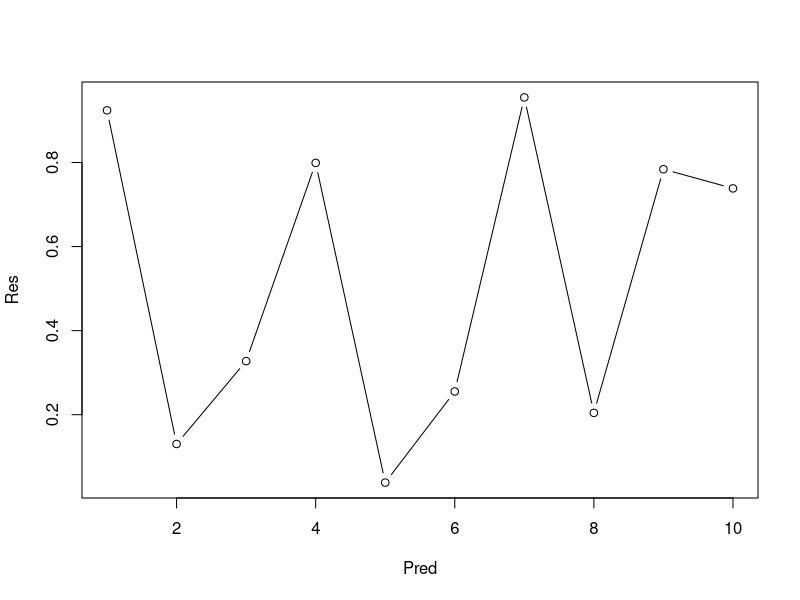
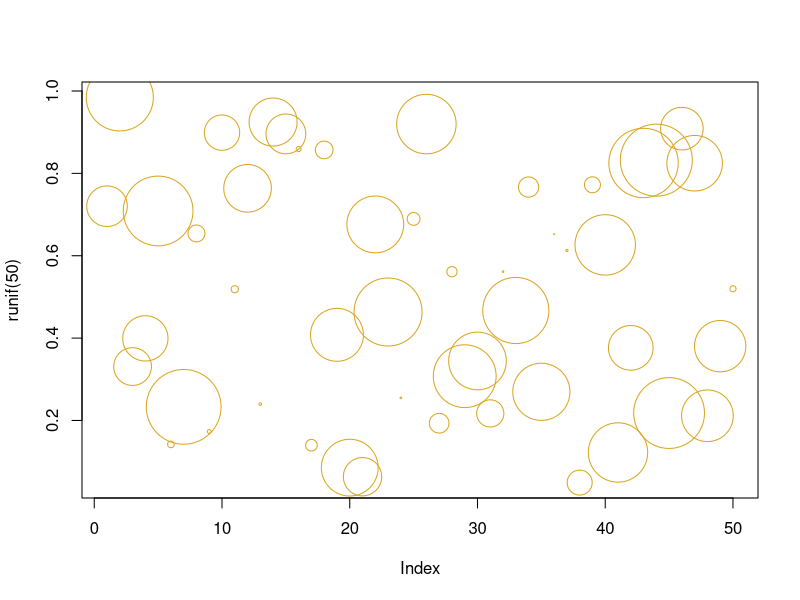
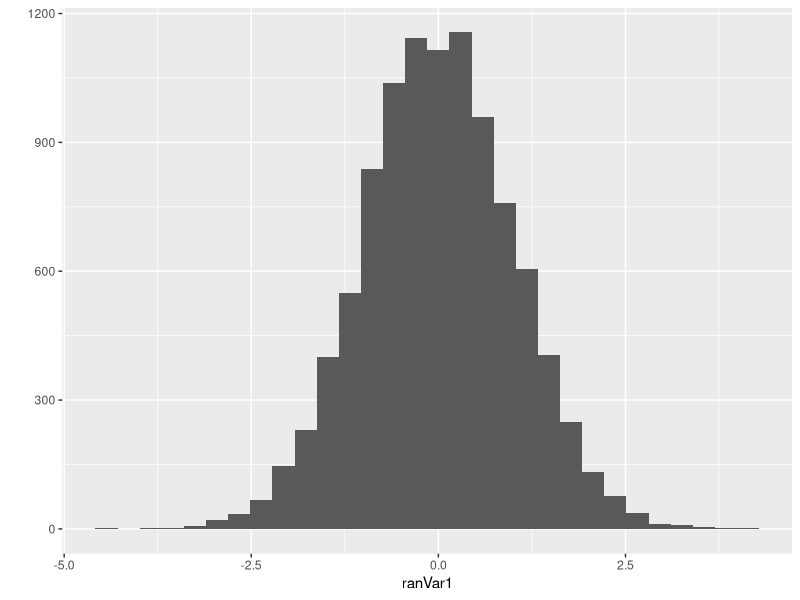
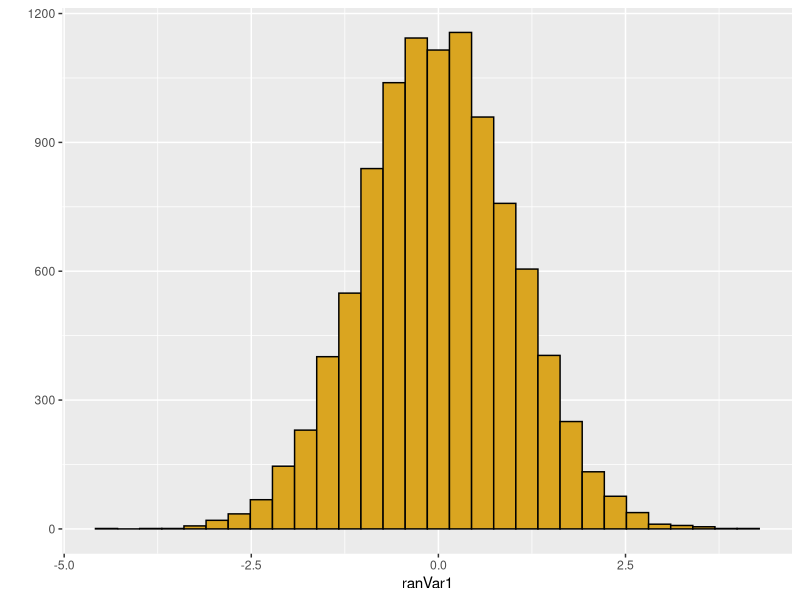
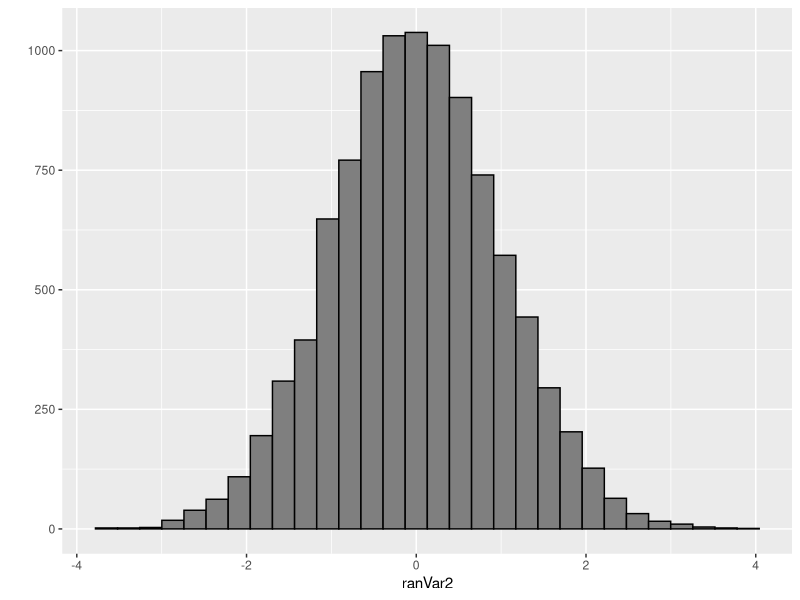
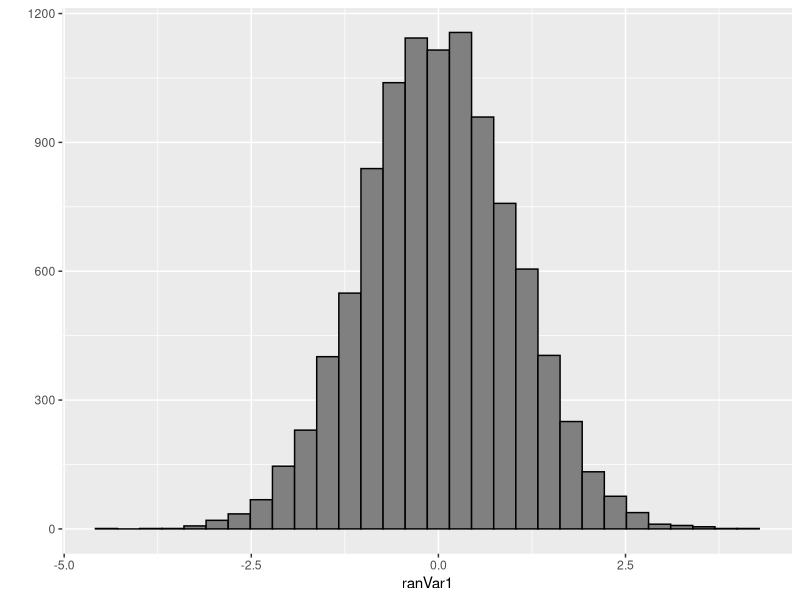

Write the R code that produced these figures, in order.
## ---- chunk 1
library(knitr)
kable(head(iris))
## ---- chunk 2
# Use comments extensively in ALL of your coding!
Pred <- seq(1,10)     # make a vector of integers from 1 to 10
Res <- runif(10)      # generate 10 draws from a random uniform (0,1) distribution

# print the random numbers
print(Res)

# plot the graph
plot(x=Pred,y=Res,type="b")
## ---- chunk 3
plot(runif(50),cex=10*runif(50),col="goldenrod")
print(rnorm(n=10, mean=10, sd=2))
## ---- chunk 4
# First comment to explain what this program is doing.
# Be expansive and describe it in great detail. This may seem trivial, but will become increasingly important as you create complex programs.
# Simple script to examine the distribution of the product of two uniform variables
# Make sure it is readable. Use complete sentences, not cryptic phrases.
# 6 September 2018
# NJG

# Preliminaries
library(ggplot2)
set.seed(100)
library(TeachingDemos) # use this to set the random number seed from a character string
char2seed("green tea")
char2seed("green tea",set=FALSE)

#

# Global variables
nRep <- 10000

# Create or read in data
ranVar1 <- rnorm(nRep)
# print(ranVar1)
head(ranVar1)
tail(ranVar1)

ranVar2 <- rnorm(nRep)


# visualize data
qplot(x=ranVar1)
qplot(x=ranVar1,color=I("black"),fill=I("goldenrod"))
qplot(x=ranVar2,color=I("black"),fill=I("grey50"))


# create product vector
ranProd <- ranVar1*ranVar2
length(ranProd)
str(ranProd)
head(ranProd)

# visualize product vector
qplot(x=ranVar1,color=I("black"),fill=I(grey(0.5)))

# do other stuff..
